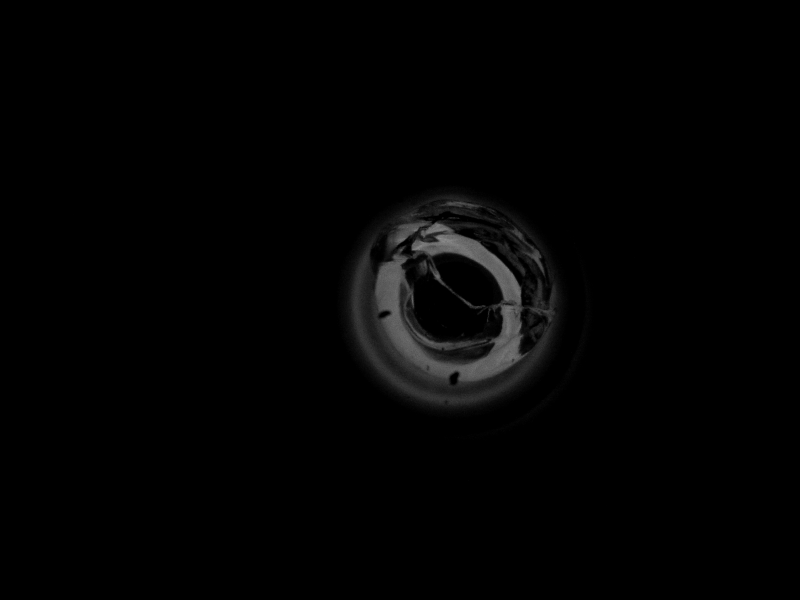
#> input picture test_set/4983.png, 1600 x 1200 px, found by its file name (shown at 1/2 size); the run also reads 1 picture not shown here
$ jupyter execute --allow-errors TIp_quality.ipynb
#> lines starting #> are read from the running program, lines starting #| are printed output that depends on the picture; after the words box and inside, x2 and y2 are one past the last pixel; in counts of white or black regions, pixels touching at a corner belong together; long printed decimals are rounded
[cell 1]
import cv2
import numpy as np
import os
import fiftyone as fo
import fiftyone.brain as fob
import fiftyone.zoo as foz
import torchvision
import tensorflow

#> (a cell that did not finish here is left out)

#> (a cell that did not finish here is left out)

#> (a cell that did not finish here is left out)

#> (a cell that did not finish here is left out)

#> (a cell that did not finish here is left out)

[cell 7]
from tensorflow.keras.applications.resnet50 import ResNet50,preprocess_input, decode_predictions
from tensorflow.keras.preprocessing import image
import numpy as np
import pandas as pd
import cv2
from tqdm.auto import tqdm
import os
from matplotlib import pyplot as plt
def return_image_embedding(model,img_path):
    img = image.load_img(img_path, target_size=(224, 224))
    x = image.img_to_array(img)
    if x.mean() <= 20:
        x *= 2
    x = np.expand_dims(x, axis=0)
    x = preprocess_input(x)
    preds = model.predict(x)
    df = pd.DataFrame(preds[0]).T
    return df

[cell 8]
img = cv2.imread('cropped/4983.png')
#> img is the input picture: shape (1200, 1600, 3); min 0, max 151, mean 3
#> (the rest of this cell did not finish here and is left out)

[cell 9]
image.load_img('cropped/4983.png',target_size=(224, 224))
#> (this line was passed over: tensorflow is not available in this run)

#> (a cell that did not finish here is left out)

[cell 11]
from sklearn.metrics.pairwise import cosine_distances,pairwise_distances,cosine_similarity
# cosine_similarity_df = pd.DataFrame(cosine_similarity(embedding_df.drop('image',axis=1)))

#> (a cell that did not finish here is left out)

#> (a cell that did not finish here is left out)

[cell 14]
cropped_path = "cropped/"
edge_path = "edge/"
#> (the rest of this cell did not finish here and is left out)

[cell 15]
img = cv2.imread('test_set/6573.png')
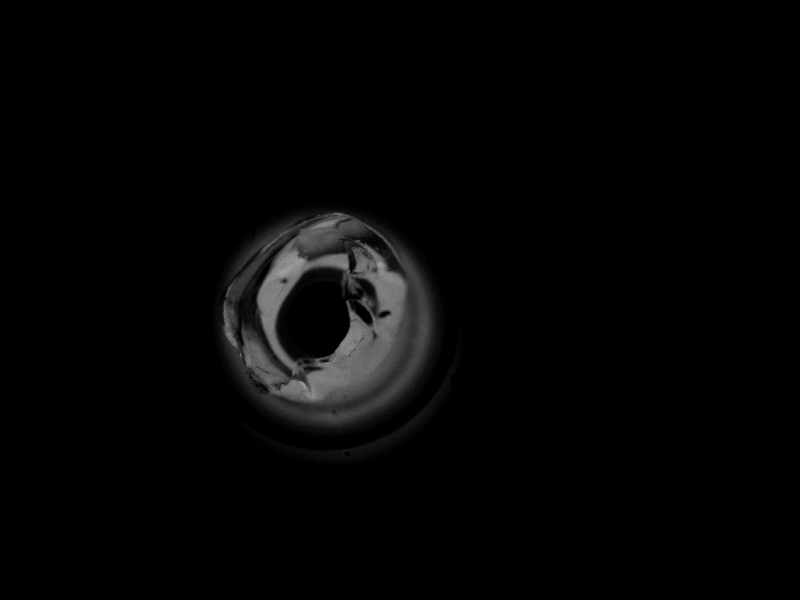
#> input picture test_set/6573.png, 1600 x 1200 px (shown at 1/2 size)
#> img is the input picture: shape (1200, 1600, 3); min 0, max 172, mean 4.7
# gray_pic = cv2.cvtColor(img, cv2.COLOR_BGR2GRAY) #converting the image into grayscale
# r, threshold = cv2.threshold(gray_pic, 125, 255, cv2.THRESH_OTSU) #converting the image into grayscale using the histogram method
plt.imshow(img)
print(img.mean())
#| 4.732

[cell 16]
blur = cv2.GaussianBlur(img, (7, 7), 1)
canny = cv2.Canny(blur, 100, 300)
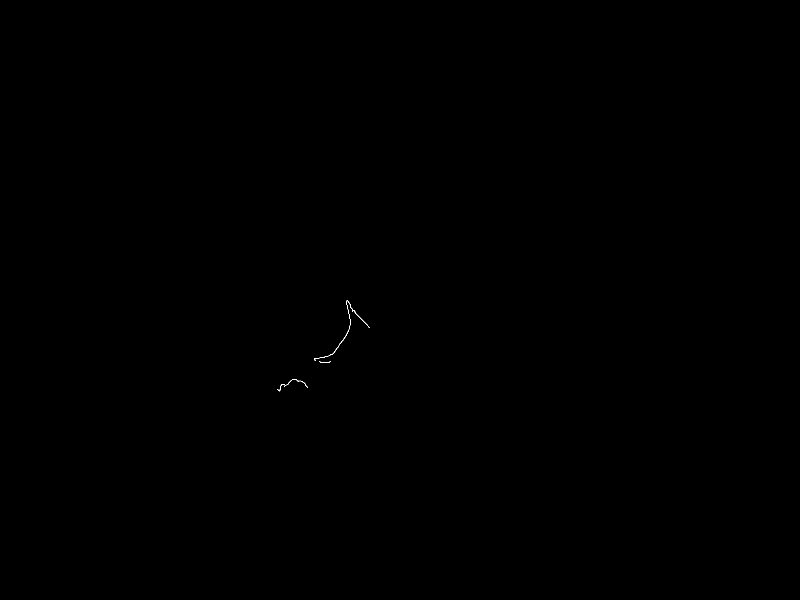
#> canny: shape (1200, 1600) (shown at 1/2 size); 0.02% white in thin lines or dots, all inside (x1, y1, x2, y2) = (555, 601, 740, 783)
kernel = np.ones((40, 40), np.uint8)
dilated = cv2.dilate(canny, kernel, iterations=6)
#> dilated: shape (1200, 1600); 7.4% white; 1 white region
plt.imshow(dilated)

[cell 17]
result = cv2.bitwise_and(img, img, mask=dilated)
plt.imshow(result)

[cell 18]
cnt, hierarchy = cv2.findContours(dilated.copy(), cv2.RETR_EXTERNAL, cv2.CHAIN_APPROX_NONE)
#> cnt = 1 contour; box (x1, y1, x2, y2) and area: (441, 487, 860, 903) 142134
x, y, w, h = cv2.boundingRect(cnt[0])
#> x = 441; y = 487; w = 419; h = 416
cv2.rectangle(img, (x, y), (x + w, y + h), (0,0,255), 2)
#> img: shape (1200, 1600, 3); 0.26% of pixels changed, all inside (x1, y1, x2, y2) = (440, 486, 862, 905)
plt.imshow(img)

[cell 19]
plt.imshow(img[y:y+h, x:x+w])
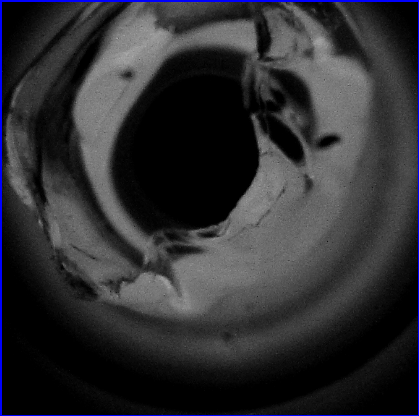
#> shown: shape (416, 419, 3); mean R, G, B 46.5, 46.5, 50.1

[cell 20]
def crop_img(path):
#> called with path = 'test_set/6573.png'
    img = cv2.imread(path)
    if img.mean() < 5:
        new_img = img*2
    else:
        new_img = img

    blur = cv2.GaussianBlur(new_img, (7, 7), 1)
    canny = cv2.Canny(blur, 100, 300)
#> canny: shape (1200, 1600); 0.39% white in thin lines or dots, all inside (x1, y1, x2, y2) = (446, 425, 811, 797)
    kernel = np.ones((40, 40), np.uint8)
    dilated = cv2.dilate(canny, kernel, iterations=6)
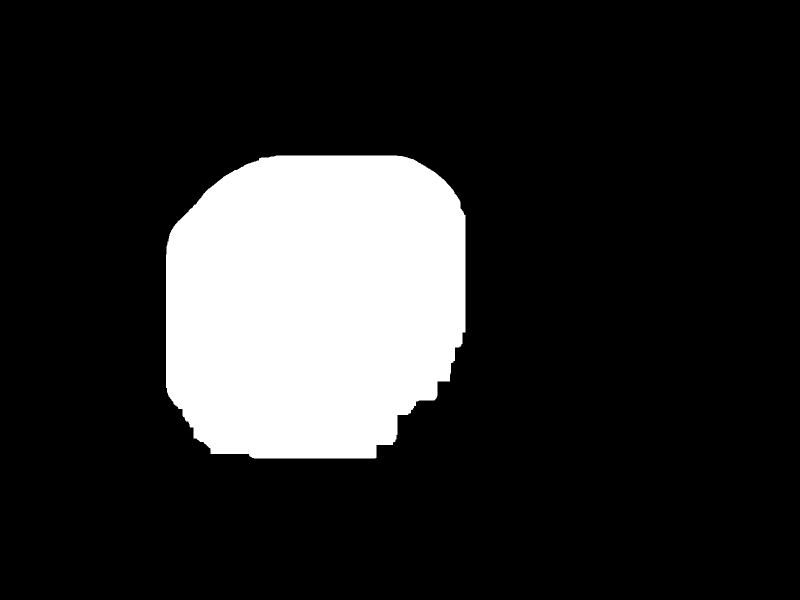
#> dilated: shape (1200, 1600) (shown at 1/2 size); 16.5% white; 1 white region
    cnt, hierarchy = cv2.findContours(dilated.copy(), cv2.RETR_EXTERNAL, cv2.CHAIN_APPROX_NONE)
#> cnt = 1 contour; box (x1, y1, x2, y2) and area: (332, 311, 931, 917) 316270

    if len(cnt) > 0:
        x, y, w, h = cv2.boundingRect(cnt[0])
#> x = 332; y = 311; w = 599; h = 606
        img = img[y:y+h, x:x+w]
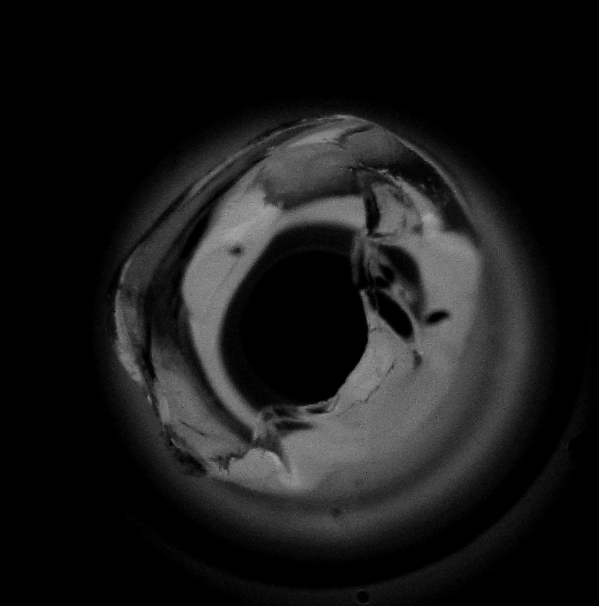
#> img: shape (606, 599, 3); min 0, max 172, mean 25
    return img

[cell 21]
# image = crop_img('test_set/4901.png')
img = cv2.imread("NG.png")
#> (the rest of this cell did not finish here and is left out)

[cell 22]
image = crop_img('test_set/6573.png')
plt.imshow(image)

[cell 23]
path = "test_set"
cropped_path = "cropped/"
for img in os.listdir(path):
    cropped = crop_img(os.path.join(path,img))
#> in crop_img (call 2), `canny = cv2.Canny(blur, 100, 300)`: canny: shape (1200, 1600); every value is 0
    cv2.imwrite(os.path.join(cropped_path,img), cropped)
#> pass 2 of the loop `for img in os.listdir(path):`:
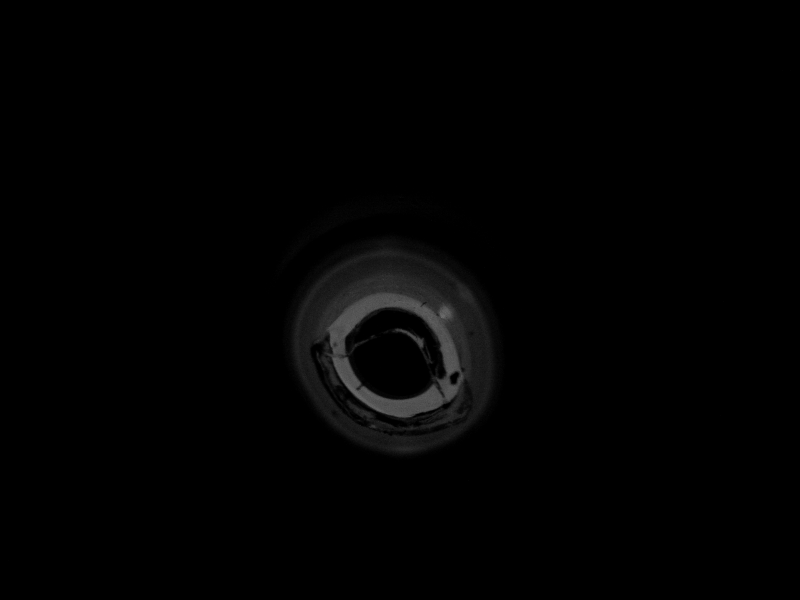
#> input picture test_set/4752.png, 1600 x 1200 px (shown at 1/2 size)
#> in crop_img, img is the input picture: shape (1200, 1600, 3); min 0, max 131, mean 2.2
#> in crop_img (call 3), `canny = cv2.Canny(blur, 100, 300)`:
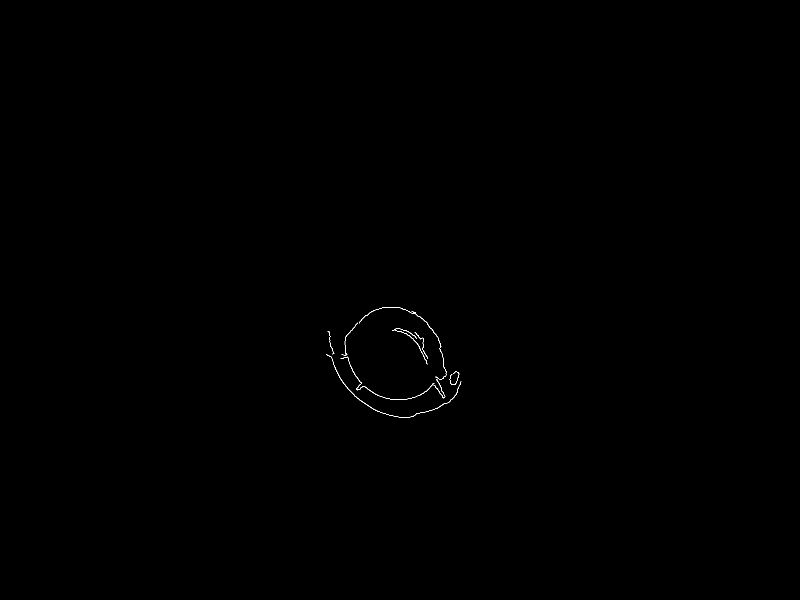
#> canny: shape (1200, 1600) (shown at 1/2 size); 0.09% white in thin lines or dots, all inside (x1, y1, x2, y2) = (653, 614, 923, 836)
#> in crop_img (call 3), `cnt, hierarchy = cv2.findContours(dilated.copy(), cv2.RETR_EXTERNAL, c..`: cnt = 1 contour; box (x1, y1, x2, y2) and area: (539, 500, 1043, 956) 209524
#> in crop_img (call 3), `x, y, w, h = cv2.boundingRect(cnt[0])`: x = 539; y = 500; w = 504; h = 456
#> in crop_img (call 3), `img = img[y:y+h, x:x+w]`:
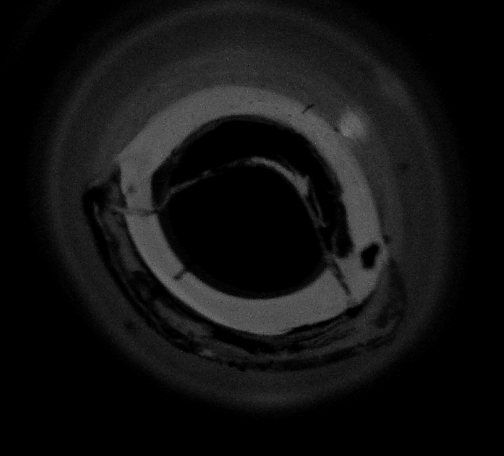
#> img: shape (456, 504, 3); min 0, max 131, mean 18.1
#> pass 3 of the loop `for img in os.listdir(path):`:
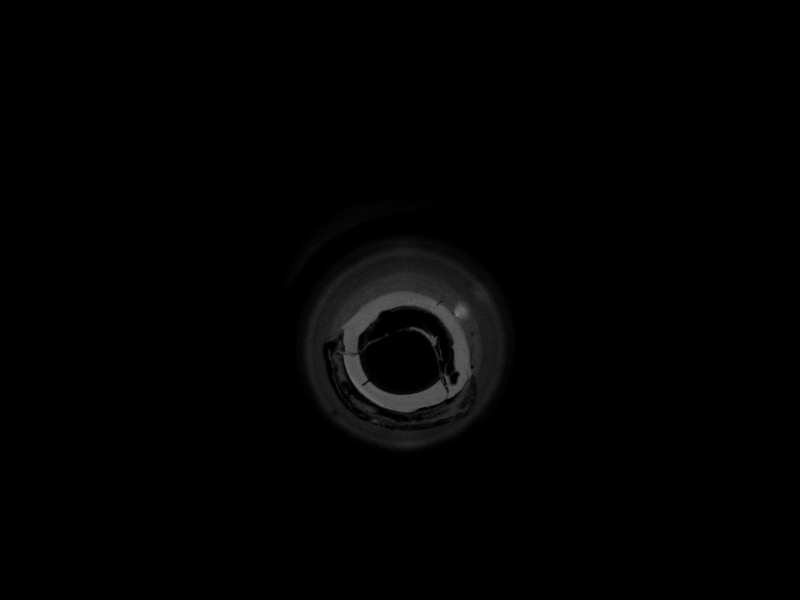
#> input picture test_set/4757.png, 1600 x 1200 px (shown at 1/2 size)
#> in crop_img, img is the input picture: shape (1200, 1600, 3); min 0, max 132, mean 2.2
#> in crop_img (call 4), `cnt, hierarchy = cv2.findContours(dilated.copy(), cv2.RETR_EXTERNAL, c..`: cnt = 1 contour; box (x1, y1, x2, y2) and area: (560, 497, 1071, 945) 208458
#> in crop_img (call 4), `x, y, w, h = cv2.boundingRect(cnt[0])`: x = 560; y = 497; w = 511; h = 448
#> in crop_img (call 4), `img = img[y:y+h, x:x+w]`:
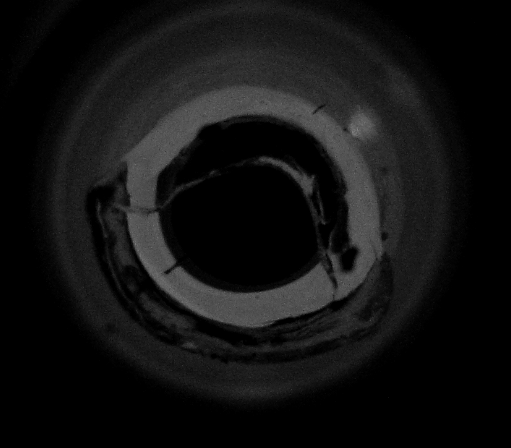
#> img: shape (448, 511, 3); min 0, max 132, mean 18
#> the loop made 9 passes; the first 3 are shown

[cell 24]
# SIFT
img = cv2.imread('cropped/5859.png')
#> img: shape (407, 465, 3); min 0, max 152, mean 32.7
gray= cv2.cvtColor(img,cv2.COLOR_BGR2GRAY)
sift = cv2.SIFT_create()
kp = sift.detect(gray,None)
keypoints, descriptors = sift.detectAndCompute(img, None)
img=cv2.drawKeypoints(gray,keypoints,img)
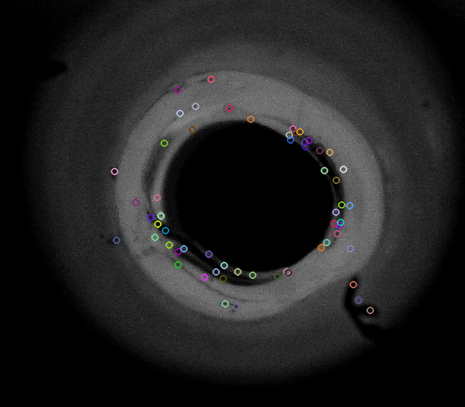
#> img: shape (407, 465, 3); mean B, G, R 33.3, 33.3, 33.4
plt.imshow(img)

[cell 25]
## local binary patterns
from skimage.feature import local_binary_pattern
img = cv2.imread('cropped/6063.png')
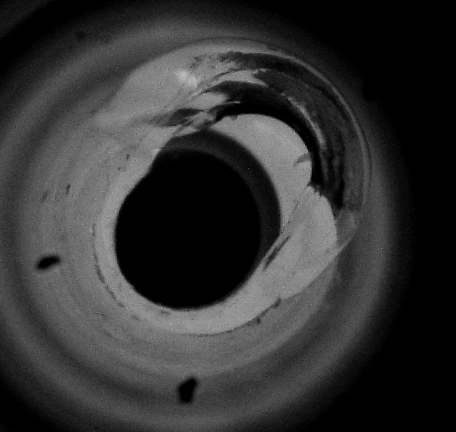
#> img: shape (432, 456, 3); min 0, max 190, mean 50.6
gray= cv2.cvtColor(img,cv2.COLOR_BGR2GRAY)
#> gray: shape (432, 456)
# Define LBP parameters
radius = 5
n_points = 10 * radius

# Compute LBP feature
lbp_feature = local_binary_pattern(gray, n_points, radius, method='uniform')
lbp_gray = lbp_feature.astype('uint8')
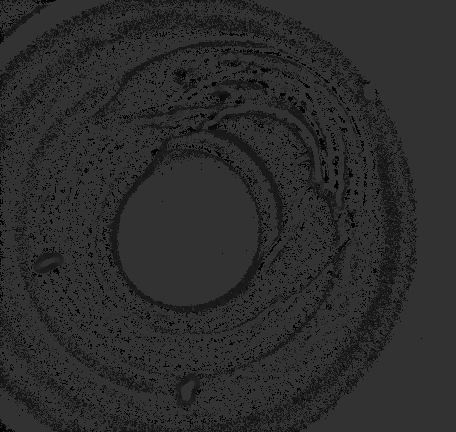
#> lbp_gray: shape (432, 456); min 0, max 51, mean 43.8
r, threshold = cv2.threshold(lbp_gray, 125, 255, cv2.THRESH_OTSU) #converting the image into grayscale using the histogram method
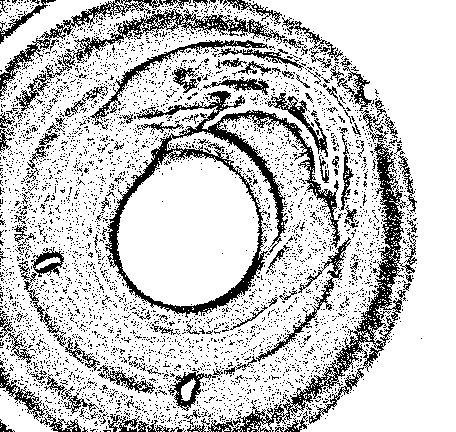
#> threshold: shape (432, 456); 78.8% white; black in thin lines or dots
plt.imshow(threshold)
cv2.imwrite("lbp.png",threshold)

[cell 26]
# Compute histogram of the LBP feature
hist, _ = np.histogram(lbp_feature.ravel(), bins=np.arange(0, n_points + 3), range=(0, n_points + 2))

# Normalize the histogram to obtain a probability distribution
hist = hist.astype('float')
hist /= (hist.sum() + 1e-7)
hist

[cell 27]
# Visualize the LBP feature
plt.imshow(lbp_feature, cmap='gray')
plt.title('Local Binary Pattern (LBP) Feature')
plt.show()

# Visualize the LBP histogram
plt.bar(np.arange(0, n_points + 2), hist, align='center', alpha=0.5)
plt.xlabel('LBP Bin')
plt.ylabel('Frequency')
plt.title('LBP Histogram')
plt.show()
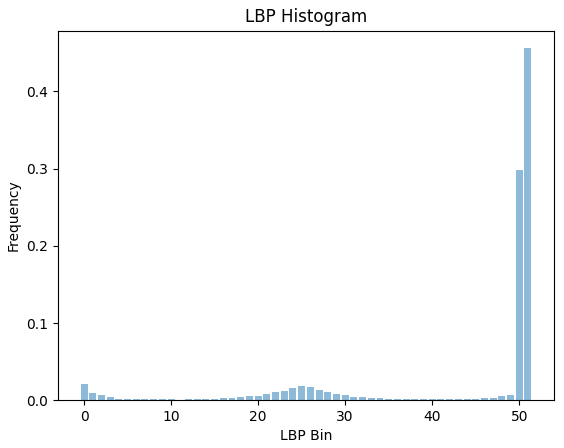
#> figure drawn by matplotlib, 1 panel; tallest bar 0.456 high, from x = 50.6 to 51.4
